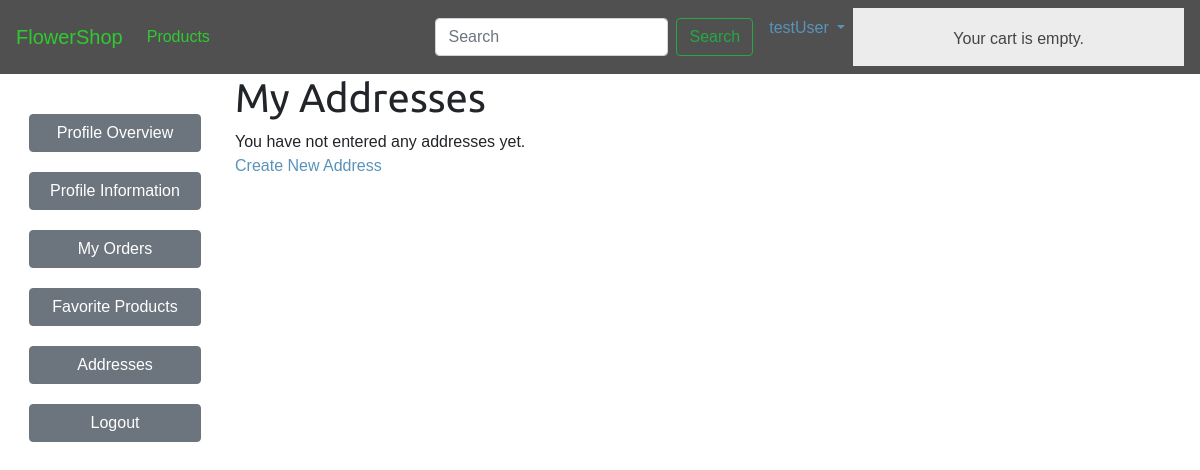
Before: /users/address/ (signed in) with the older database file.
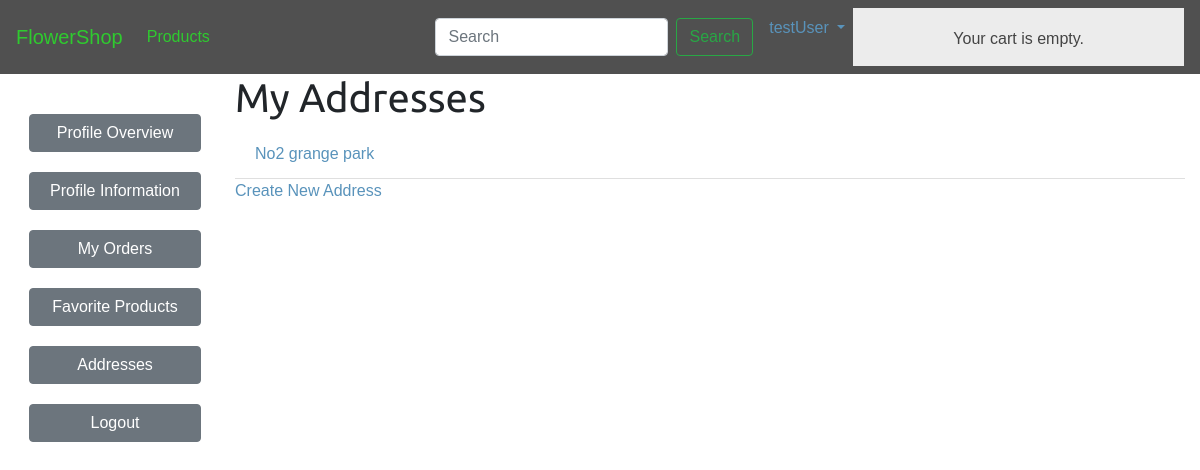
After: the same page with the newer database file.
### users/models.py (models this page shows, shortened)
class Address(models.Model):
    profile = models.OneToOneField(Profile, on_delete=models.CASCADE)
    address_detail = models.CharField(max_length=250)
    state = models.CharField(max_length=100)
    postal_code = models.CharField(max_length=10)
    city = models.CharField(max_length=100)
    phone_regex = RegexValidator(
        regex=r'(0|\+98)?([ ]|-|[()]){0,2}9[1|2|3|4]([ ]|-|[()]){0,2}(?:[0-9]([ ]|-|[()]){0,2}){8}')
    phone_number = models.CharField(max_length=15)

### users/views.py (the view)
# urls.py: path('address/', views.AddressListView.as_view(), name='address_list'),
class AddressListView(LoginRequiredMixin, ListView):
    model = Address
    context_object_name = 'addresses'
    template_name = "users/address/list.html"
    def get_queryset(self):
        return self.model.objects.filter(profile=self.request.user.profile)

### cart/cart.py (called while the page is built)
    def __len__(self):
        return sum(item['quantity'] for item in self.cart.values())

### cart/context_processors.py (called while the page is built)
def cart(request):
    return {'cart': Cart(request)}

### users/templates/users/address/list.html
{% extends "shop/base.html" %}
{% load crispy_forms_tags %}
{% block content %}
<div id="sidebar">
    <ul>
        <li>
            <a href="{% url 'users:profile' %}" class="btn btn-secondary"
                >Profile Overview</a
            >
        </li>
        <li>
            <a href="{% url 'users:profile_update' %}" class="btn btn-secondary"
                >Profile Information</a
            >
        </li>
        <li><a href="{% url 'orders:orders' %}" class="btn btn-secondary">My Orders</a></li>
        <li><a href="#" class="btn btn-secondary">Favorite Products</a></li>
        <li><a href="{% url 'users:address_list' %}" class="btn btn-secondary">Addresses</a></li>
        <li>
            <a href="{% url 'users:logout' %}" class="btn btn-secondary">Logout</a>
        </li>
    </ul>
</div>
<h1>My Addresses</h1>
<div>
    <ul class="list-group list-group-flush">
        {% if addresses %}
            {% for address in addresses  %}
                <li class="list-group-item"><a href="{% url 'users:address_detail' address.id %}">{{ address.address_detail }}</a></li>
            {% endfor %}
        {% else %}
            You have not entered any addresses yet.
        {% endif %}
    </ul>
    <p><a href="{% url 'users:address_create' %}">Create New Address</a></p>
</div>
{% endblock content %}

Changed rows visible on the page:
added Address: address_detail "No2 grange park"
Other visible differences:
text no longer shown: "You have not entered any addresses yet."
